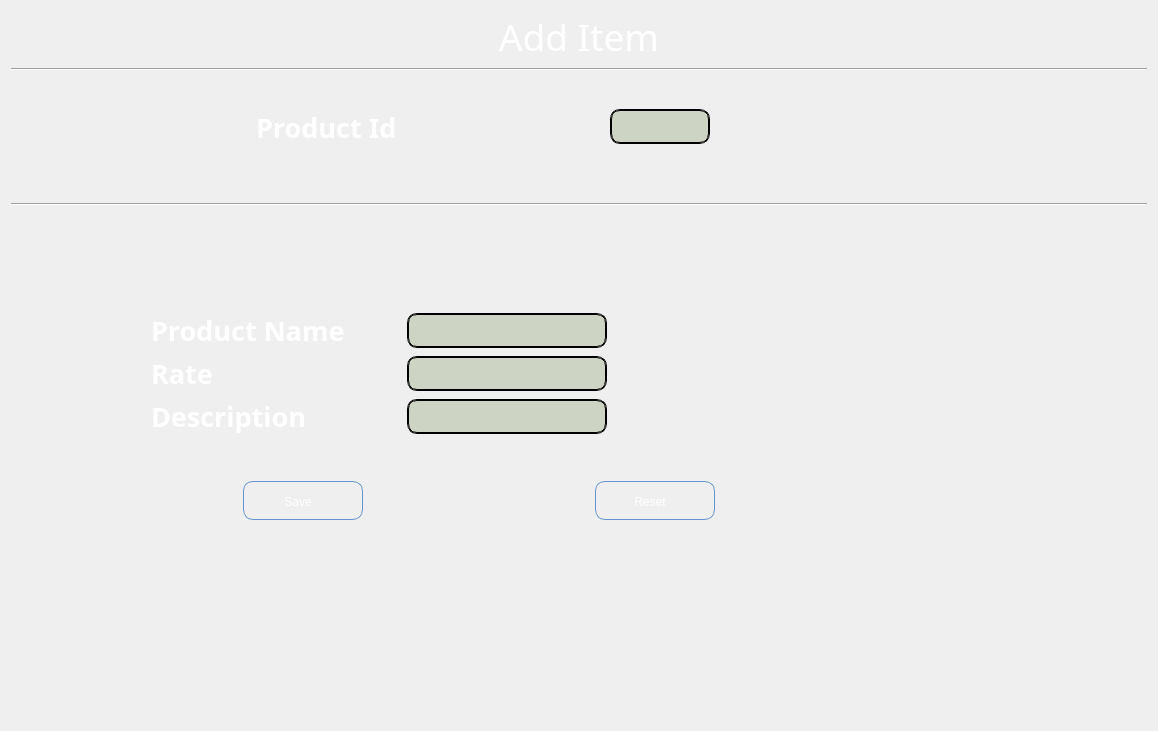
            <widget class="QWidget" name="add_Item_Page">
             <layout class="QVBoxLayout" name="verticalLayout_15">
              <item>
               <widget class="QLabel" name="label_74">
                <property name="font">
                 <font>
                  <family>Snap ITC</family>
                  <pointsize>28</pointsize>
                 </font>
                </property>
                <property name="styleSheet">
                 <string notr="true">background:transparent;
color: rgb(255, 255, 255);</string>
                </property>
                <property name="text">
                 <string>Add Item</string>
                </property>
                <property name="alignment">
                 <set>Qt::AlignCenter</set>
                </property>
               </widget>
              </item>
              <item>
               <widget class="Line" name="line_9">
                <property name="orientation">
                 <enum>Qt::Horizontal</enum>
                </property>
               </widget>
              </item>
              <item>
               <layout class="QHBoxLayout" name="horizontalLayout_79">
                <property name="leftMargin">
                 <number>100</number>
                </property>
                <property name="topMargin">
                 <number>30</number>
                </property>
                <property name="bottomMargin">
                 <number>50</number>
                </property>
                <item>
                 <widget class="QLabel" name="label_71">
                  <property name="minimumSize">
                   <size>
                    <width>0</width>
                    <height>40</height>
                   </size>
                  </property>
                  <property name="maximumSize">
                   <size>
                    <width>203</width>
                    <height>16777215</height>
                   </size>
                  </property>
                  <property name="font">
                   <font>
                    <family>Perpetua Titling MT</family>
                    <pointsize>20</pointsize>
                    <weight>75</weight>
                    <italic>false</italic>
                    <bold>true</bold>
                   </font>
                  </property>
                  <property name="styleSheet">
                   <string notr="true">background:transparent;
color: rgb(255, 255, 255);</string>
                  </property>
                  <property name="text">
                   <string>Product Id</string>
                  </property>
                 </widget>
                </item>
                <item>
                 <widget class="QLabel" name="label_13">
                  <property name="minimumSize">
                   <size>
                    <width>100</width>
                    <height>0</height>
                   </size>
                  </property>
                  <property name="maximumSize">
                   <size>
                    <width>100</width>
                    <height>35</height>
                   </size>
                  </property>
                  <property name="styleSheet">
                   <string notr="true">QLabel{
font: 75 14pt &quot;MS Shell Dlg 2&quot;;
background: rgba(90, 120, 50, 59);
	color: rgb(255, 255, 255);
    selection-color: white;   
    border: 2px groove black;
    border-radius: 10px;
    padding: 2px 4px;
}</string>
                  </property>
                  <property name="text">
                   <string/>
                  </property>
                 </widget>
                </item>
                <item>
                 <spacer name="horizontalSpacer_30">
                  <property name="orientation">
                   <enum>Qt::Horizontal</enum>
                  </property>
                  <property name="sizeType">
                   <enum>QSizePolicy::Minimum</enum>
                  </property>
                  <property name="sizeHint" stdset="0">
                   <size>
                    <width>40</width>
                    <height>20</height>
                   </size>
                  </property>
                 </spacer>
                </item>
                <item>
                 <spacer name="horizontalSpacer_23">
                  <property name="orientation">
                   <enum>Qt::Horizontal</enum>
                  </property>
                  <property name="sizeType">
                   <enum>QSizePolicy::Maximum</enum>
                  </property>
                  <property name="sizeHint" stdset="0">
                   <size>
                    <width>250</width>
                    <height>20</height>
                   </size>
                  </property>
                 </spacer>
                </item>
               </layout>
              </item>
              <item>
               <widget class="Line" name="line_10">
                <property name="orientation">
                 <enum>Qt::Horizontal</enum>
                </property>
               </widget>
              </item>
              <item>
               <spacer name="verticalSpacer_38">
                <property name="orientation">
                 <enum>Qt::Vertical</enum>
                </property>
                <property name="sizeType">
                 <enum>QSizePolicy::Ignored</enum>
                </property>
                <property name="sizeHint" stdset="0">
                 <size>
                  <width>20</width>
                  <height>100</height>
                 </size>
                </property>
               </spacer>
              </item>
              <item>
               <layout class="QHBoxLayout" name="horizontalLayout_78">
                <property name="leftMargin">
                 <number>100</number>
                </property>
                <property name="rightMargin">
                 <number>500</number>
                </property>
                <item>
                 <spacer name="horizontalSpacer_22">
                  <property name="orientation">
                   <enum>Qt::Horizontal</enum>
                  </property>
                  <property name="sizeHint" stdset="0">
                   <size>
                    <width>40</width>
                    <height>20</height>
                   </size>
                  </property>
                 </spacer>
                </item>
                <item>
                 <widget class="QLabel" name="label_70">
                  <property name="minimumSize">
                   <size>
                    <width>250</width>
                    <height>0</height>
                   </size>
                  </property>
                  <property name="font">
                   <font>
                    <family>Perpetua Titling MT</family>
                    <pointsize>20</pointsize>
                    <weight>75</weight>
                    <bold>true</bold>
                   </font>
                  </property>
                  <property name="styleSheet">
                   <string notr="true">background:transparent;
color: rgb(255, 255, 255);</string>
                  </property>
                  <property name="text">
                   <string>Product Name</string>
                  </property>
                 </widget>
                </item>
                <item>
                 <widget class="QLineEdit" name="lineEdit_62">
                  <property name="sizePolicy">
                   <sizepolicy hsizetype="Expanding" vsizetype="Fixed">
                    <horstretch>0</horstretch>
                    <verstretch>0</verstretch>
                   </sizepolicy>
                  </property>
                  <property name="minimumSize">
                   <size>
                    <width>200</width>
                    <height>0</height>
                   </size>
                  </property>
                  <property name="maximumSize">
                   <size>
                    <width>190</width>
                    <height>35</height>
                   </size>
                  </property>
                  <property name="styleSheet">
                   <string notr="true">QLineEdit{
font: 75 14pt &quot;MS Shell Dlg 2&quot;;
background: rgba(90, 120, 50, 59);
	color: rgb(255, 255, 255);
    selection-color: white;   
    border: 2px groove black;
    border-radius: 10px;
    padding: 2px 4px;
}</string>
                  </property>
                  <property name="text">
                   <string/>
                  </property>
                 </widget>
                </item>
                <item>
                 <spacer name="horizontalSpacer_21">
                  <property name="orientation">
                   <enum>Qt::Horizontal</enum>
                  </property>
                  <property name="sizeHint" stdset="0">
                   <size>
                    <width>40</width>
                    <height>20</height>
                   </size>
                  </property>
                 </spacer>
                </item>
               </layout>
              </item>
              <item>
               <layout class="QHBoxLayout" name="horizontalLayout_81">
                <property name="leftMargin">
                 <number>100</number>
                </property>
                <property name="rightMargin">
                 <number>500</number>
                </property>
                <item>
                 <spacer name="horizontalSpacer_26">
                  <property name="orientation">
                   <enum>Qt::Horizontal</enum>
                  </property>
                  <property name="sizeType">
                   <enum>QSizePolicy::Expanding</enum>
                  </property>
                  <property name="sizeHint" stdset="0">
                   <size>
                    <width>40</width>
                    <height>20</height>
                   </size>
                  </property>
                 </spacer>
                </item>
                <item>
                 <widget class="QLabel" name="label_73">
                  <property name="minimumSize">
                   <size>
                    <width>250</width>
                    <height>0</height>
                   </size>
                  </property>
                  <property name="font">
                   <font>
                    <family>Perpetua Titling MT</family>
                    <pointsize>20</pointsize>
                    <weight>75</weight>
                    <bold>true</bold>
                   </font>
                  </property>
                  <property name="styleSheet">
                   <string notr="true">background:transparent;
color: rgb(255, 255, 255);</string>
                  </property>
                  <property name="text">
                   <string>Rate                  </string>
                  </property>
                 </widget>
                </item>
                <item>
                 <widget class="QLineEdit" name="lineEdit_65">
                  <property name="minimumSize">
                   <size>
                    <width>200</width>
                    <height>0</height>
                   </size>
                  </property>
                  <property name="maximumSize">
                   <size>
                    <width>190</width>
                    <height>35</height>
                   </size>
                  </property>
                  <property name="styleSheet">
                   <string notr="true">QLineEdit{
font: 75 14pt &quot;MS Shell Dlg 2&quot;;
background: rgba(90, 120, 50, 59);
color: rgb(255, 255, 255);
    selection-color: white;   
    border: 2px groove black;
    border-radius: 10px;
    padding: 2px 4px;
}</string>
                  </property>
                 </widget>
                </item>
                <item>
                 <spacer name="horizontalSpacer_25">
                  <property name="orientation">
                   <enum>Qt::Horizontal</enum>
                  </property>
                  <property name="sizeHint" stdset="0">
                   <size>
                    <width>40</width>
                    <height>20</height>
                   </size>
                  </property>
                 </spacer>
                </item>
               </layout>
              </item>
              <item>
               <layout class="QHBoxLayout" name="horizontalLayout_80">
                <property name="leftMargin">
                 <number>100</number>
                </property>
                <property name="rightMargin">
                 <number>500</number>
                </property>
                <item>
                 <spacer name="horizontalSpacer_28">
                  <property name="orientation">
                   <enum>Qt::Horizontal</enum>
                  </property>
                  <property name="sizeHint" stdset="0">
                   <size>
                    <width>40</width>
                    <height>20</height>
                   </size>
                  </property>
                 </spacer>
                </item>
                <item>
                 <widget class="QLabel" name="label_72">
                  <property name="minimumSize">
                   <size>
                    <width>250</width>
                    <height>0</height>
                   </size>
                  </property>
                  <property name="font">
                   <font>
                    <family>Perpetua Titling MT</family>
                    <pointsize>20</pointsize>
                    <weight>75</weight>
                    <bold>true</bold>
                   </font>
                  </property>
                  <property name="styleSheet">
                   <string notr="true">background:transparent;
color: rgb(255, 255, 255);</string>
                  </property>
                  <property name="text">
                   <string>Description     </string>
                  </property>
                 </widget>
                </item>
                <item>
                 <widget class="QLineEdit" name="lineEdit_64">
                  <property name="minimumSize">
                   <size>
                    <width>200</width>
                    <height>0</height>
                   </size>
                  </property>
                  <property name="maximumSize">
                   <size>
                    <width>190</width>
                    <height>35</height>
                   </size>
                  </property>
                  <property name="styleSheet">
                   <string notr="true">QLineEdit{
font: 75 14pt &quot;MS Shell Dlg 2&quot;;
background: rgba(90, 120, 50, 59);
color: rgb(255, 255, 255);
    selection-color: white;   
    border: 2px groove black;
    border-radius: 10px;
    padding: 2px 4px;
}</string>
                  </property>
                 </widget>
                </item>
                <item>
                 <spacer name="horizontalSpacer_27">
                  <property name="orientation">
                   <enum>Qt::Horizontal</enum>
                  </property>
                  <property name="sizeHint" stdset="0">
                   <size>
                    <width>40</width>
                    <height>20</height>
                   </size>
                  </property>
                 </spacer>
                </item>
               </layout>
              </item>
              <item>
               <spacer name="verticalSpacer_39">
                <property name="orientation">
                 <enum>Qt::Vertical</enum>
                </property>
                <property name="sizeType">
                 <enum>QSizePolicy::Preferred</enum>
                </property>
                <property name="sizeHint" stdset="0">
                 <size>
                  <width>20</width>
                  <height>40</height>
                 </size>
                </property>
               </spacer>
              </item>
              <item>
               <layout class="QHBoxLayout" name="horizontalLayout_82">
                <property name="spacing">
                 <number>0</number>
                </property>
                <property name="topMargin">
                 <number>0</number>
                </property>
                <property name="rightMargin">
                 <number>200</number>
                </property>
                <item>
                 <widget class="QPushButton" name="pushButton_34">
                  <property name="minimumSize">
                   <size>
                    <width>30</width>
                    <height>30</height>
                   </size>
                  </property>
                  <property name="maximumSize">
                   <size>
                    <width>120</width>
                    <height>39</height>
                   </size>
                  </property>
                  <property name="styleSheet">
                   <string notr="true">QPushButton:hover{
 background-image: url(:/newPrefix/img3.jpg);
       /* background:  qlineargradient(x1 : 0, y1 : 0, x2 : 0, y2 :   1, stop :   0.0 #ffd9aa,
                stop :   0.5 #ffbb6e, stop :   0.55 #feae42, stop :   1.0 #fedb74);*/
}

QPushButton {
        border: 1px solid #6593cf;
		border-width: 1px;
        border-radius: 10px;
        padding: 5px 15px 2px 5px;
        background:transparent;/* qlineargradient(x1 : 0, y1 : 0, x2 : 0, y2 :   1, stop :   0.0 #f5f9ff,
                stop :   0.5 #c7dfff, stop :   0.55 #afd2ff, stop :   1.0 #c0dbff);*/
       color: rgb(255, 255, 255);
		
	font: 75 14pt &quot;MS Shell Dlg 2&quot;;
        font: bold large &quot;Arial&quot;;
        height: 30px;
}




QPushButton:pressed {
        /*  background: qlineargradient(x1 : 0, y1 : 0, x2 : 0, y2 :   1, stop :   0.0 #c0dbff,
        stop :   0.5 #cfd26f, stop :   0.55 #c7df6f, stop :   1.0 #f5f9ff);*/
	    background-image: url(:/newPrefix/Img1.jpg);
        padding-top: 2px;
        padding-left: 3px;

}


QPushButton:on {
        background: qlineargradient(x1 : 0, y1 : 0, x2 : 0, y2 :   1, stop :   0.0 #5AA72D,
        stop :   0.5 #B3E296, stop :   0.55 #B3E296, stop :   1.0 #f5f9ff);
        padding-top: 2px;
        padding-left: 3px;
}

QPushButton:disabled {
        background: transparent #e5e9ee;
        padding-top: 2px;        
        padding-left: 3px;
        color: black;
}</string>
                  </property>
                  <property name="text">
                   <string>Save</string>
                  </property>
                 </widget>
                </item>
                <item>
                 <widget class="QPushButton" name="pushButton_35">
                  <property name="minimumSize">
                   <size>
                    <width>30</width>
                    <height>30</height>
                   </size>
                  </property>
                  <property name="maximumSize">
                   <size>
                    <width>120</width>
                    <height>39</height>
                   </size>
                  </property>
                  <property name="styleSheet">
                   <string notr="true">QPushButton:hover{
 background-image: url(:/newPrefix/img3.jpg);
       /* background:  qlineargradient(x1 : 0, y1 : 0, x2 : 0, y2 :   1, stop :   0.0 #ffd9aa,
                stop :   0.5 #ffbb6e, stop :   0.55 #feae42, stop :   1.0 #fedb74);*/
}

QPushButton {
        border: 1px solid #6593cf;
		border-width: 1px;
        border-radius: 10px;
        padding: 5px 15px 2px 5px;
        background:transparent;/* qlineargradient(x1 : 0, y1 : 0, x2 : 0, y2 :   1, stop :   0.0 #f5f9ff,
                stop :   0.5 #c7dfff, stop :   0.55 #afd2ff, stop :   1.0 #c0dbff);*/
       color: rgb(255, 255, 255);
		
	font: 75 14pt &quot;MS Shell Dlg 2&quot;;
        font: bold large &quot;Arial&quot;;
        height: 30px;
}




QPushButton:pressed {
        /*  background: qlineargradient(x1 : 0, y1 : 0, x2 : 0, y2 :   1, stop :   0.0 #c0dbff,
        stop :   0.5 #cfd26f, stop :   0.55 #c7df6f, stop :   1.0 #f5f9ff);*/
	    background-image: url(:/newPrefix/Img1.jpg);
        padding-top: 2px;
        padding-left: 3px;

}


QPushButton:on {
        background: qlineargradient(x1 : 0, y1 : 0, x2 : 0, y2 :   1, stop :   0.0 #5AA72D,
        stop :   0.5 #B3E296, stop :   0.55 #B3E296, stop :   1.0 #f5f9ff);
        padding-top: 2px;
        padding-left: 3px;
}

QPushButton:disabled {
        background: transparent #e5e9ee;
        padding-top: 2px;        
        padding-left: 3px;
        color: black;
}</string>
                  </property>
                  <property name="text">
                   <string>Reset</string>
                  </property>
                 </widget>
                </item>
               </layout>
              </item>
              <item>
               <spacer name="verticalSpacer_40">
                <property name="orientation">
                 <enum>Qt::Vertical</enum>
                </property>
                <property name="sizeType">
                 <enum>QSizePolicy::Maximum</enum>
                </property>
                <property name="sizeHint" stdset="0">
                 <size>
                  <width>20</width>
                  <height>200</height>
                 </size>
                </property>
               </spacer>
              </item>
             </layout>
            </widget>
